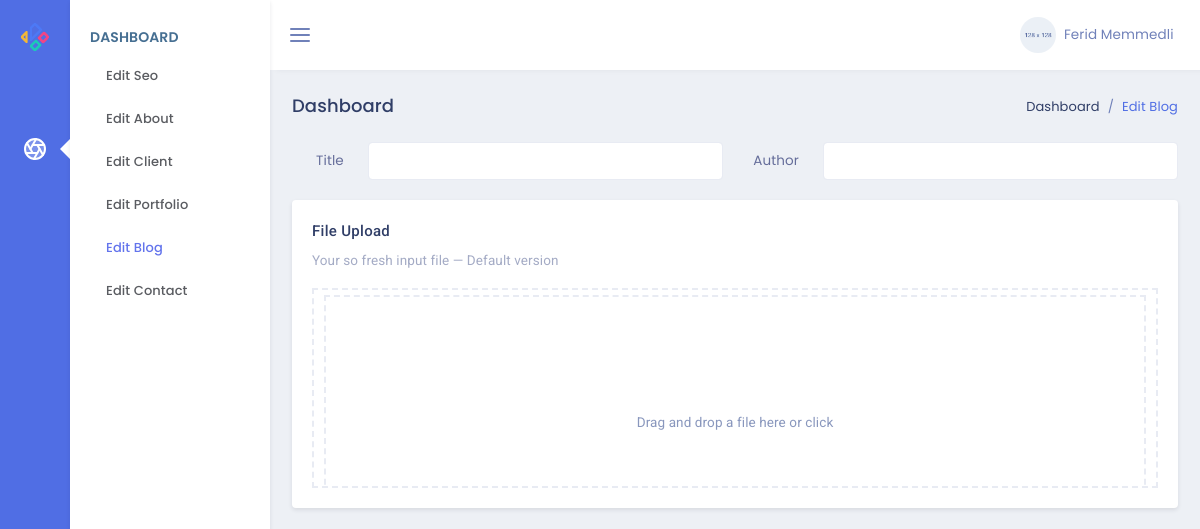
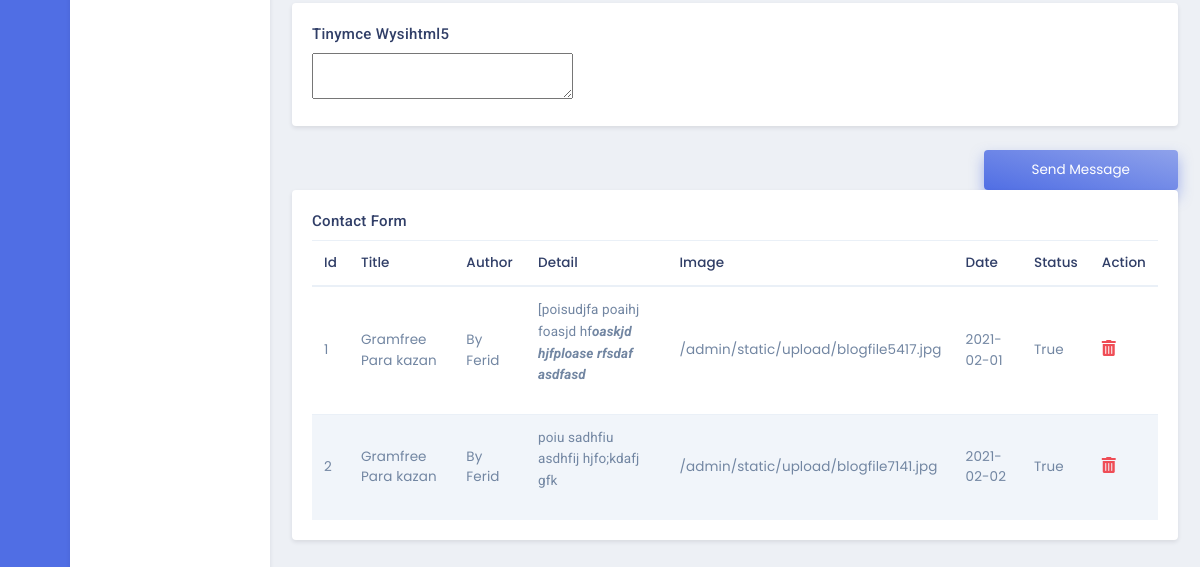
The app's page /admin/blog, older data (2 pictures, top to bottom).
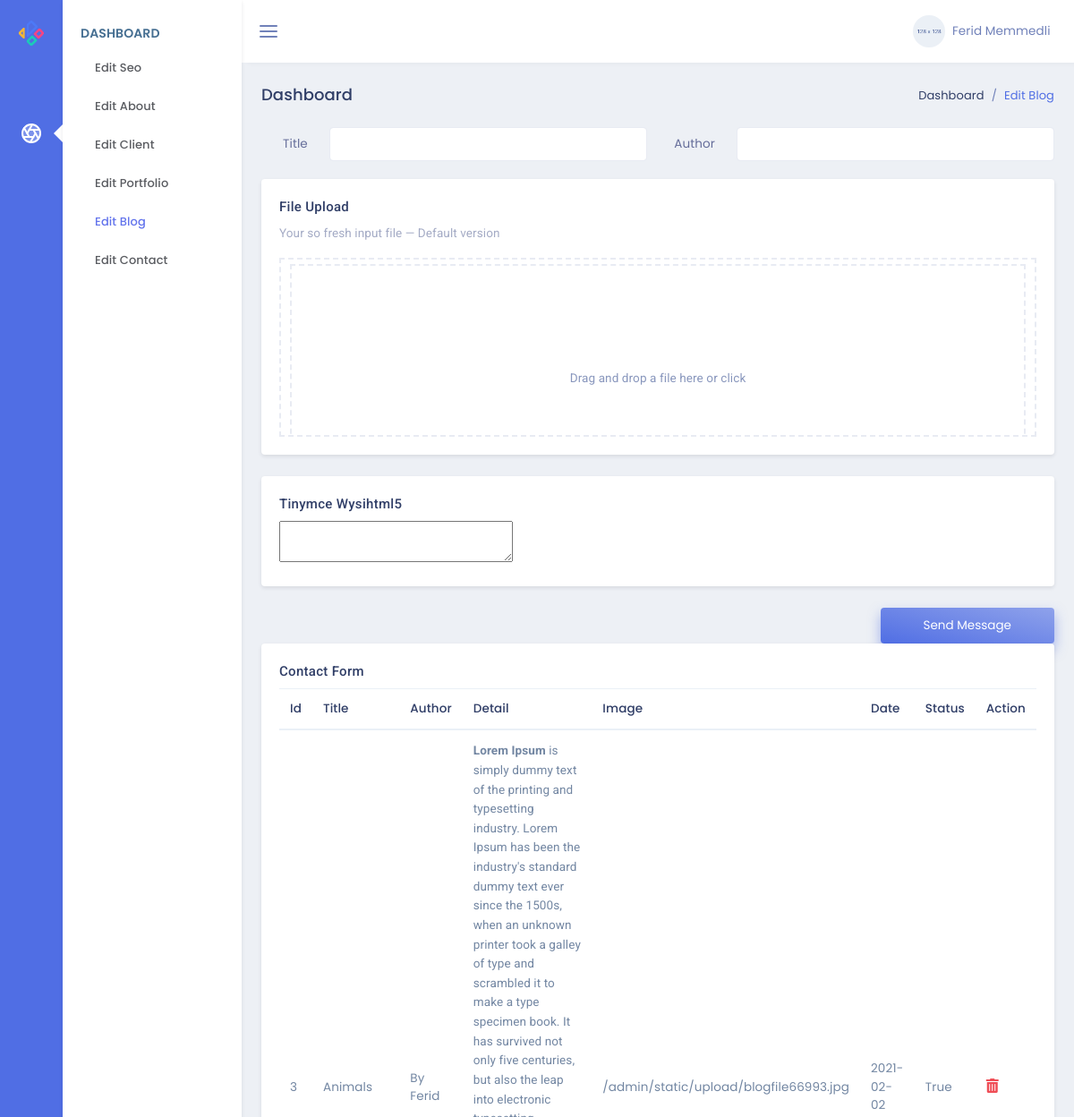
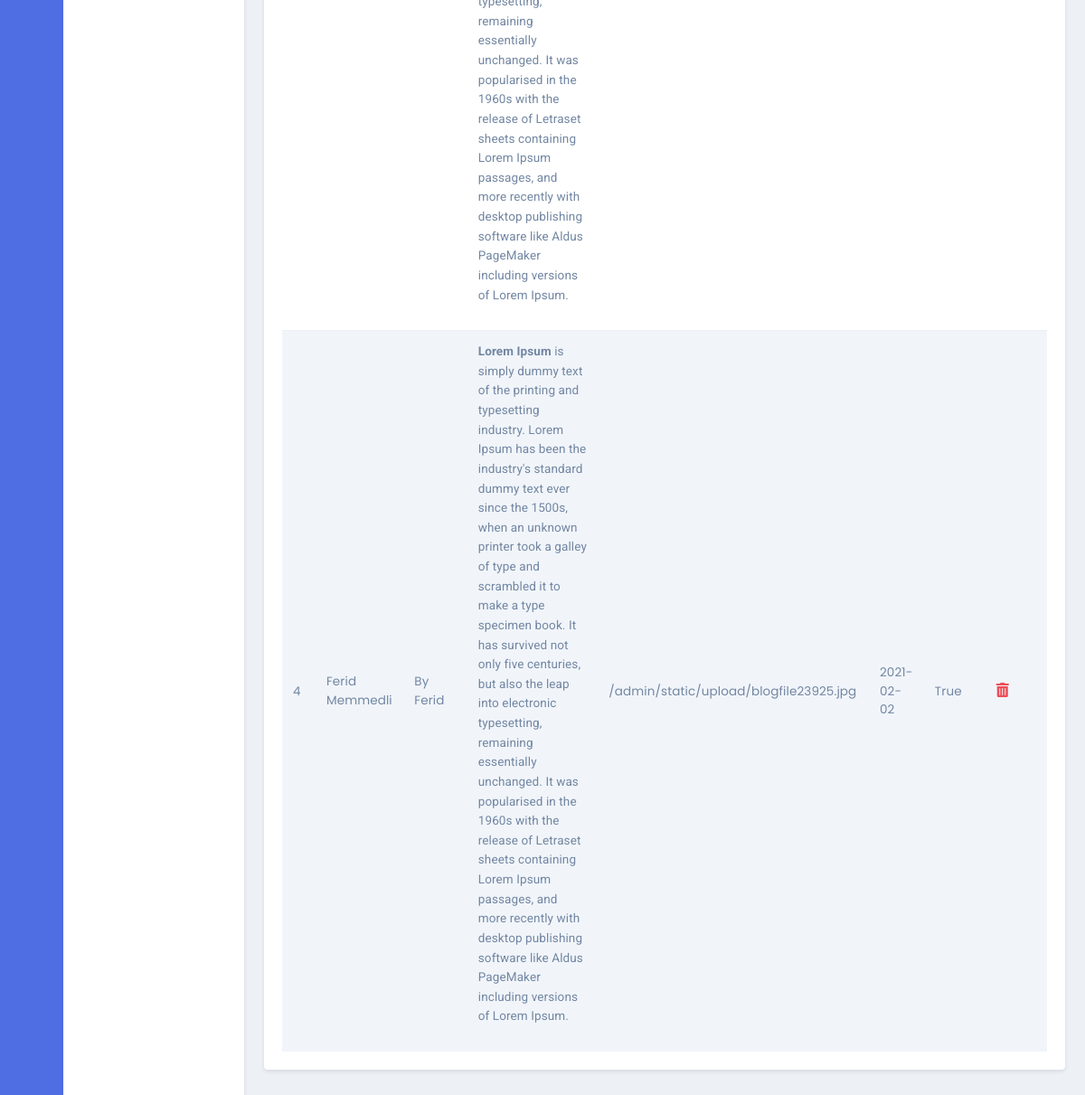
The same page, newer data (2 pictures, top to bottom).
### models.py (models this page shows, shortened)
class Blogs(db.Model):
    id = db.Column(db.Integer, primary_key=True)
    blogTitle = db.Column(db.String,nullable=False)
    blogDetail = db.Column(db.Text,nullable=False)
    blogAuthor = db.Column(db.String,nullable=False)
    blogDate = db.Column(db.Date,default=date.today())
    blogImage = db.Column(db.String,nullable=False)
    blogStatus = db.Column(db.Boolean)

### admin/routes.py (the view, shortened to what this page needs)
@admin.route('/blog',methods=['GET','POST'])
def adminBlog():
    blog=Blogs.query.all()
    return render_template('admin/editBlog.html',blog=blog)

### admin/templates/admin/editBlog.html (shortened to what this page needs)
{% extends "admin/layout.html" %}
{% block contentAdmin %}
<div class="row">
    <div class="col-sm-12">
        <div class="page-title-box">
            <div class="float-right">
                <ol class="breadcrumb">
                    <li class="breadcrumb-item"><a href="javascript:void(0);">Dashboard</a></li>
                    <li class="breadcrumb-item active">Edit Blog</li>
                </ol>
            </div>
            <h4 class="page-title">Dashboard</h4>
        </div>
    </div>
</div>
<form action="{{url_for('admin.adminBlog')}}" method="POST" class="row" enctype="multipart/form-data">
    <div class="col-lg-6">
        <div class="form-group row">
            <label for="example-text-input" class="col-sm-2 col-form-label text-right">Title</label>
            <div class="col-sm-10">
                <input class="form-control" name="title" type="text" id="example-text-input">
            </div>
        </div>
    </div>
    <div class="col-lg-6">
        <div class="form-group row">
            <label for="example-text-input" class="col-sm-2 col-form-label text-right">Author</label>
            <div class="col-sm-10">
                <input class="form-control" name="author" type="text" id="example-text-input">
            </div>
        </div>
    </div>
    <div class="col-lg-12">
        <div class="card">
            <div class="card-body">
                <h4 class="mt-0 header-title">File Upload</h4>
                <p class="text-muted mb-3">Your so fresh input file — Default version</p>
                <div class="dropify-wrapper">
                </div>
            </div>
        </div>
    </div>
    <div class="col-12">
        <div class="card">
            <div class="card-body">
                <h4 class="mt-0 header-title">Tinymce wysihtml5</h4>
                <textarea id="elm1" name="detail"></textarea>
            </div>
        </div>
    </div>
    <div class="col-sm-12 text-right">
        <button type="submit" class="btn btn-gradient-primary px-5 py-2">Send Message</button>
    </div>
</form>
<div class="row">
    <div class="col-lg-12">
        <div class="card">
            <div class="card-body">
                <h4 class="mt-0 header-title">Contact Form</h4>
                <div class="table-responsive">
                    <table class="table table-striped mb-0">
                        <thead>
                            <tr>
                                <th>Id</th>
                                <th>Title</th>
                                <th>Author</th>
                                <th>Detail</th>
                                <th>Image</th>
                                <th>Date</th>
                                <th>Status</th>
                                <th>Action</th>
                            </tr>
                        </thead>
                        <tbody>
                            {% for blog in blog %}
                            <tr>
                                <td>{{blog.id}}</td>
                                <td>{{blog.blogTitle}}</td>
                                <td>{{blog.blogAuthor}}</td>
                                <td>{{blog.blogDetail|safe}}</td>
                                <td>{{blog.blogImage}}</td>
                                <td>{{blog.blogDate}}</td>
                                <td>{{blog.blogStatus}}</td>
                                <td>
                                    <a href="/admin/deleteblog/{{blog.id}}"><i
                                            class="fas fa-trash-alt text-danger font-16"></i></a>
                                </td>
                            </tr>
                            {% endfor %}
                        </tbody>
                    </table>
                </div>
            </div>
        </div>
    </div>
</div>
{% endblock %}

### admin/templates/admin/layout.html (shortened to what this page needs)
<!DOCTYPE html>
<html lang="en">
<head>
    <link href="./static/plugins/dropify.min.css" rel="stylesheet">
    <link href="./static/assets/css/bootstrap.min.css" rel="stylesheet" type="text/css" />
    <link href="./static/assets/css/jquery-ui.min.css" rel="stylesheet">
    <link href="./static/assets/css/icons.min.css" rel="stylesheet" type="text/css" />
    <link href="./static/assets/css/metisMenu.min.css" rel="stylesheet" type="text/css" />
    <link href="./static/assets/css/app.min.css" rel="stylesheet" type="text/css" />
</head>
<body>
    <div class="leftbar-tab-menu">
        <div class="main-icon-menu">
            <a href="{{url_for('admin.adminPage')}}" class="logo logo-metrica d-block text-center">
                <span>
                    <img src="./static/assets/images/logo-sm.png" alt="logo-small" class="logo-sm">
                </span>
            </a>
            <nav class="nav">
                <a href="#MetricaProject" class="nav-link" data-toggle="tooltip-custom" data-placement="right" title=""
                    data-original-title="Project" data-trigger="hover">
                    <i data-feather="aperture" class="align-self-center menu-icon icon-dual"></i>
                </a>
            </nav>
        </div>
        <div class="main-menu-inner">
            <div class="menu-body slimscroll">
                <div id="MetricaProject" class="main-icon-menu-pane">
                    <div class="title-box">
                        <h6 class="menu-title">Dashboard</h6>
                    </div>
                    <ul class="nav">
                        <li class="nav-item"><a class="nav-link" href="{{url_for('admin.adminSeo')}}">Edit Seo</a></li>
                        <li class="nav-item"><a class="nav-link" href="{{url_for('admin.adminAbout')}}">Edit About</a></li>
                        <li class="nav-item"><a class="nav-link" href="{{url_for('admin.adminClient')}}">Edit Client</a></li>
                        <li class="nav-item"><a class="nav-link" href="#">Edit Portfolio</a></li>
                        <li class="nav-item"><a class="nav-link" href="{{url_for('admin.adminBlog')}}">Edit Blog</a>
                        </li>
                        <li class="nav-item"><a class="nav-link" href="{{url_for('admin.adminPage')}}">Edit Contact</a></li>
                    </ul>
                </div>
            </div>
        </div>
    </div>
    <div class="topbar">
        <nav class="navbar-custom">
            <ul class="list-unstyled topbar-nav float-right mb-0">
                <li class="dropdown">
                    <a class="nav-link dropdown-toggle waves-effect waves-light nav-user" data-toggle="dropdown"
                        href="#" role="button" aria-haspopup="false" aria-expanded="false">
                        <img src="./static/assets/images/users/user-4.jpg" alt="profile-user" class="rounded-circle" />
                        <span class="ml-1 nav-user-name hidden-sm">Ferid Memmedli <i class="mdi mdi-chevron-down"></i> </span>
                    </a>
                </li>
            </ul>
            <ul class="list-unstyled topbar-nav mb-0">
                <li>
                    <button class="button-menu-mobile nav-link">
                        <i data-feather="menu" class="align-self-center"></i>
                    </button>
                </li>
            </ul>
        </nav>
    </div>
    <div class="page-wrapper">
        <div class="page-content-tab">
            <div class="container-fluid">
                {% block contentAdmin %}
                {% endblock %}
            </div>
        </div>
    </div>
</body>
</html>

Row changes from the older to the newer data that the page shows:
removed Blogs: id "1", blogTitle "Gramfree Para kazan", blogAuthor "By Ferid", blogDetail "[poisudjfa poaihj foasjd hf oaskjd hjfploase rfsdaf asdfasd", blogImage "/admin/static/upload/blogfile5417.jpg", blogDate "2021-02-01", blogStatus "True"
removed Blogs: id "2", blogTitle "Gramfree Para kazan", blogAuthor "By Ferid", blogDetail "poiu sadhfiu asdhfij hjfo;kdafj gfk", blogImage "/admin/static/upload/blogfile7141.jpg", blogDate "2021-02-02", blogStatus "True"
added Blogs: id "3", blogTitle "Animals", blogAuthor "By Ferid", blogDetail "Lorem Ipsum is simply dummy text of the printing and typesetting industry. Lorem Ipsum has been the industry's standard dummy text ever since the 1500s, when an unknown printer took a galley of type and scrambled it to make a type specimen book. It has survived not only five centuries, but also the leap into electronic typesetting, remaining essentially unchanged. It was popularised in the 1960s with the release of Letraset sheets containing Lorem Ipsum passages, and more recently with desktop publishing software like Aldus PageMaker including versions of Lorem Ipsum.", blogImage "/admin/static/upload/blogfile66993.jpg", blogDate "2021-02-02", blogStatus "True"
added Blogs: id "4", blogTitle "Ferid Memmedli", blogAuthor "By Ferid", blogDetail "Lorem Ipsum is simply dummy text of the printing and typesetting industry. Lorem Ipsum has been the industry's standard dummy text ever since the 1500s, when an unknown printer took a galley of type and scrambled it to make a type specimen book. It has survived not only five centuries, but also the leap into electronic typesetting, remaining essentially unchanged. It was popularised in the 1960s with the release of Letraset sheets containing Lorem Ipsum passages, and more recently with desktop publishing software like Aldus PageMaker including versions of Lorem Ipsum.", blogImage "/admin/static/upload/blogfile23925.jpg", blogDate "2021-02-02", blogStatus "True"
